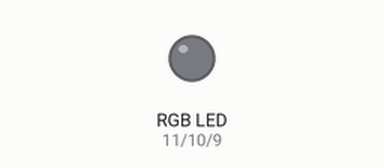
Recording of a sketch running on a simulated Arduino Uno, built with avr-gcc and run on an emulated ATmega328P. Parts: an RGB LED mixed from three pins (HIGH = lit). Dim RGB values are drawn brighter than linear.

Above: at 0.05 s.
At 1.2 s:
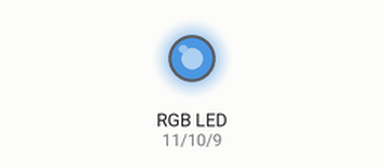
At 2.35 s:
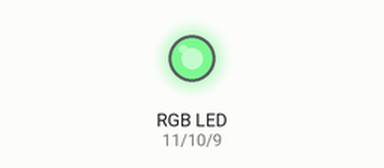
At 4.65 s:
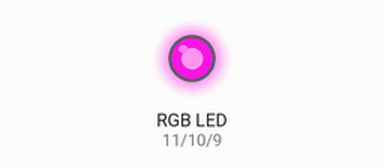
At 6.95 s:
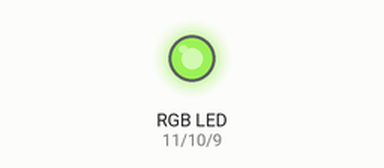
At 9.3 s:
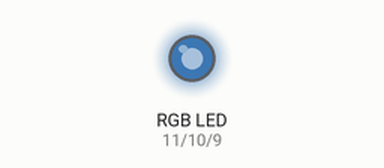
Timing chart, 0 to 12.5 s (numbered marks = the images above):
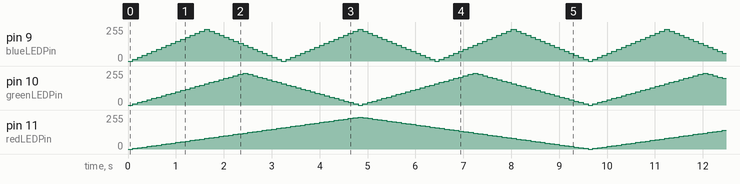

The sketch:

RGBFade.ino
```cpp
int redLEDPin = 11;
int greenLEDPin = 10;
int blueLEDPin = 9;

int brightnessRed = 0;    // how bright the LED is
int brightnessGreen = 0;    // how bright the LED is
int brightnessBlue = 0;    // how bright the LED is
int fadeAmountRed = 5;    // how many points to fade the LED by
int fadeAmountGreen = 10;    // how many points to fade the LED by
int fadeAmountBlue = 15;    // how many points to fade the LED by


void setup() {
  // put your setup code here, to run once:
  pinMode(redLEDPin, OUTPUT);
  pinMode(greenLEDPin, OUTPUT);
  pinMode(blueLEDPin, OUTPUT);

}

void loop() {
  // put your main code here, to run repeatedly:

   // set the brightness of the LEDS
  analogWrite(redLEDPin, brightnessRed);
  analogWrite(greenLEDPin, brightnessGreen);
  analogWrite(blueLEDPin, brightnessBlue);

    // change the brightness for next time through the loop:
  brightnessRed = brightnessRed + fadeAmountRed;
  brightnessGreen = brightnessGreen + fadeAmountGreen;
  brightnessBlue = brightnessBlue + fadeAmountBlue;

  // reverse the direction of the fading at the ends of the fade:
  if (brightnessRed <= 0 || brightnessRed >= 240) {
    fadeAmountRed = -fadeAmountRed;
  }
   // reverse the direction of the fading at the ends of the fade:
  if (brightnessGreen <= 0 || brightnessGreen >= 240) {
    fadeAmountGreen = -fadeAmountGreen;
  }
   // reverse the direction of the fading at the ends of the fade:
  if (brightnessBlue <= 0 || brightnessBlue >= 240) {
    fadeAmountBlue = -fadeAmountBlue;
  }


  // wait for 30 milliseconds to see the dimming effect
  delay(100);

}
```
